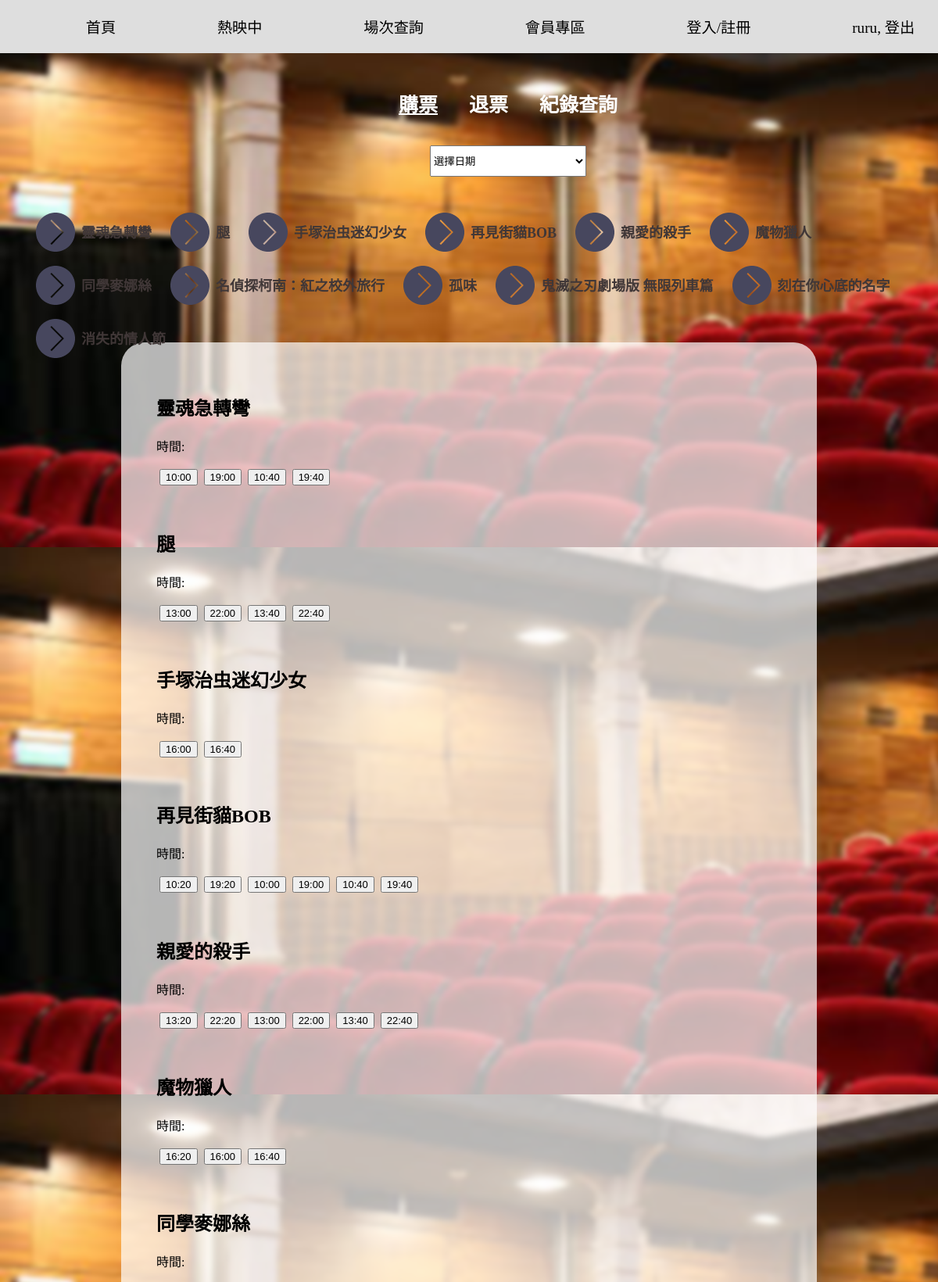
The app's page /buy.php (signed in, upper part) with its own data.
### tables this page shows
CREATE TABLE `movie` (
  `movieID` varchar(1000) NOT NULL,
  `movie` varchar(20) NOT NULL,
  `director` varchar(255) NOT NULL,
  `actor` varchar(255) NOT NULL,
  `length` varchar(10) NOT NULL,
  `systematics` varchar(5) NOT NULL,
  `releaseYear` int(4) NOT NULL,
  `releaseMonth` int(2) NOT NULL,
  `releaseDay` int(2) NOT NULL,
  `introduction` varchar(1000) NOT NULL,
  `image` varchar(5) NOT NULL
);

CREATE TABLE `showing` (
  `movieID` int(255) NOT NULL,
  `showingID` int(255) NOT NULL,
  `year` int(4) NOT NULL,
  `month` int(2) NOT NULL,
  `day` int(2) NOT NULL,
  `startTime` varchar(15) NOT NULL,
  `endTime` varchar(15) NOT NULL
);

### buy.php (the view, shortened to what this page needs)
<?php
$host = 'localhost';
$user = 'root';
$passwd = '20000206';
$database = 'movie';
$connect = new mysqli($host, $user, $passwd, $database);
$connect->query("SET NAMES 'utf8'");
$sqlMovieName = "SELECT `movie`, `movieID` FROM `movie`";
$resultMovieName = $connect->query($sqlMovieName);
?>
<!DOCTYPE html>
<html>
	<head>
	</head>
	<body background="./background.png">
		<nav>
            <ul class="flex-nav">
                <li><a href="home.php">首頁</a></li>
                <li><a href="movie_list.php">熱映中</a></li>
                <li><a href="showingTime.php">場次查詢</a></li>
                <li><a href="buy.php">會員專區</a></li>
                <li><a href="login.html">登入/註冊</a></li>
				<li><a href="logout.php"> <?php echo $_SESSION['username'] ;?>  </a></li>
            </ul>
        </nav>
		<br>
		<p class="area">
			<a href="buy.php" style="text-decoration: underline; ">購票</a>&nbsp &nbsp &nbsp &nbsp &nbsp
			<a href="return_ticket.php">退票</a>&nbsp &nbsp &nbsp &nbsp &nbsp
			<a href="history.php">紀錄查詢</a>
		</p>
		<form name="Choose" action="Choose.php" method="POST">
			<p><select name="Date" class="selectMovie" style="width:200px;height:40px;">
						<option  style="width:200px;height:40px;">選擇日期</option>
				</select>
			</p>
			<br><br><br><br><br><br>
			<div style="color:white">
				<ul class="movieLi">
					<?php
						if ($resultMovieName->num_rows > 0) {
							while ($rowM = $resultMovieName->fetch_assoc())
							{
								$NameL = $rowM['movie'];
								echo "<li><a href='#$NameL' class ='text-up'>$NameL&nbsp&nbsp&nbsp&nbsp</a></li>";
							}
						}
					?>
				</ul>
			</div>
				<br><br><br><br>
			<center>
			<div class="MovieData">
			<p style="color:black;">
				<?php
					$sqlMovieName = "SELECT `movie`, `movieID` FROM `movie`";
					$resultMovieName = $connect->query($sqlMovieName);
					if ($resultMovieName->num_rows > 0) {
						while ($rowMN = $resultMovieName->fetch_assoc())
						{
							$Name = $rowMN['movie'];
							$ID = $rowMN['movieID'];
							$sqlTime = "SELECT `startTime` FROM `showing` WHERE `movieID` = '$ID' AND `day` = '15'";
							$resultTime = $connect->query($sqlTime);
							echo "<tr><td><span class='test'><h2 id='$Name'>$Name</h2>時間:<br><br>";
												if ($resultTime->num_rows > 0) {
													while ($rowT = $resultTime->fetch_assoc())
													{
														$Time = $rowT['startTime'];
														echo "&nbsp<input type='submit' class='book' name='$ID' value='$Time'>&nbsp";
													}
													echo"<br><br>";
												}
							echo "</br></span> </td>";
							echo "</tr>";
						}
					}
					?>
			</p>
			</div>
			</center>
		</form>
		<br><br>
	</body>
</html>

### buy.php (style rules this page uses)
.movieLi li { list-style: none; float: left; }
.movieLi li:before { content: url('./arrow.png'); vertical-align: middle; }
.MovieData { width: 800px; margin:0px auto; text-align: left; background-color:rgba(255, 255, 255, 0.7); padding: 45px; border-radius: 30px; margin-top: 100px; }
body { padding: 0px; margin: 0px; background-attachment:fixed; }
nav > ul { background-color: #DEDEDE; list-style: none; margin: 0; padding: 0; }
nav a { color: inherit; display: block; font-size: 1.2rem; padding: 20px; text-decoration: none; }
.flex-nav { position:fixed; display: flex; justify-content: space-evenly; width:1280px; z-index:100; top:0px; }
div p { font-size:20px; font-weight:bold; color:white; z-index: 2; }
.selectMovie { position:relative; top:100px; left:550px; size:30px; width:200px; height:40px; z-index: 3; }
.selectMovie option { position:relative; top:100px; left:550px; size:30px; width:200px; height:40px; z-index: 3; }
p a { position:relative; top:80px; left:510px; font-weight:bold; font-size:25px; color:black; text-decoration:none; z-index: 3; color:white; }
.book { font-size:13px; border:solid 1; }
.text-up { text-decoration:none; color:#403737; font-weight:bolder; font-size: 18px; text-align: center; }

### records on screen
movie: movie "靈魂急轉彎"
movie: movie "腿"
movie: movie "手塚治虫迷幻少女"
movie: movie "再見街貓BOB"
movie: movie "親愛的殺手"
movie: movie "魔物獵人"
movie: movie "同學麥娜絲"
movie: movie "名偵探柯南：紅之校外旅行"
movie: movie "孤味"
movie: movie "鬼滅之刃劇場版 無限列車篇"
movie: movie "刻在你心底的名字"
movie: movie "消失的情人節"
showing: startTime "10:00"
showing: startTime "19:00"
showing: startTime "10:40"
showing: startTime "19:40"
showing: startTime "13:00"
showing: startTime "22:00"
showing: startTime "13:40"
showing: startTime "22:40"
showing: startTime "16:00"
showing: startTime "16:40"
showing: startTime "10:20"
showing: startTime "19:20"
showing: startTime "10:00"
showing: startTime "19:00"
showing: startTime "10:40"
showing: startTime "19:40"
showing: startTime "13:20"
showing: startTime "22:20"
showing: startTime "13:00"
showing: startTime "22:00"
showing: startTime "13:40"
showing: startTime "22:40"
showing: startTime "16:20"
showing: startTime "16:00"
showing: startTime "16:40"

### other values on screen
$_SESSION['username'] "ruru, 登出"
